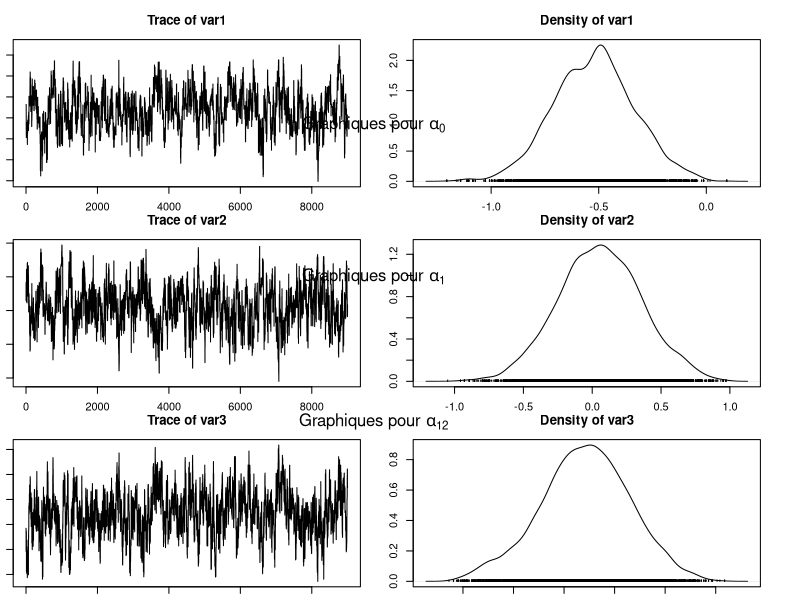
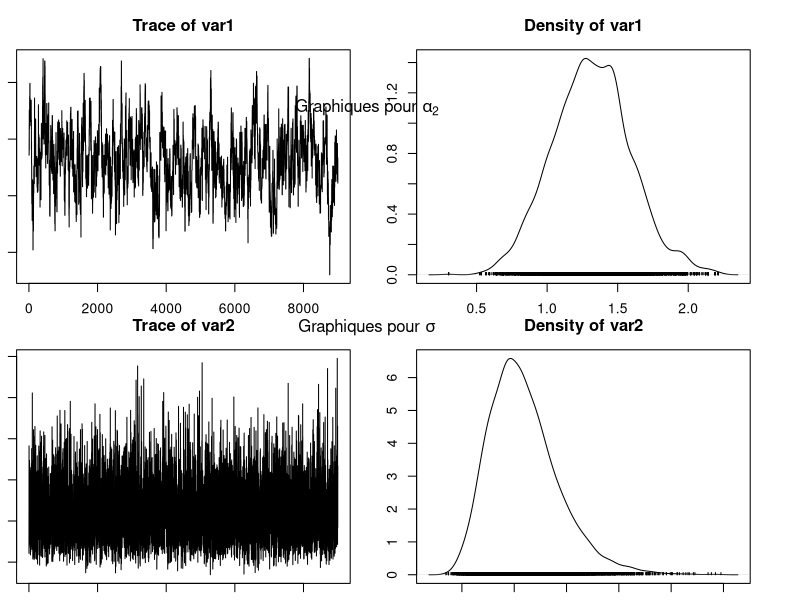
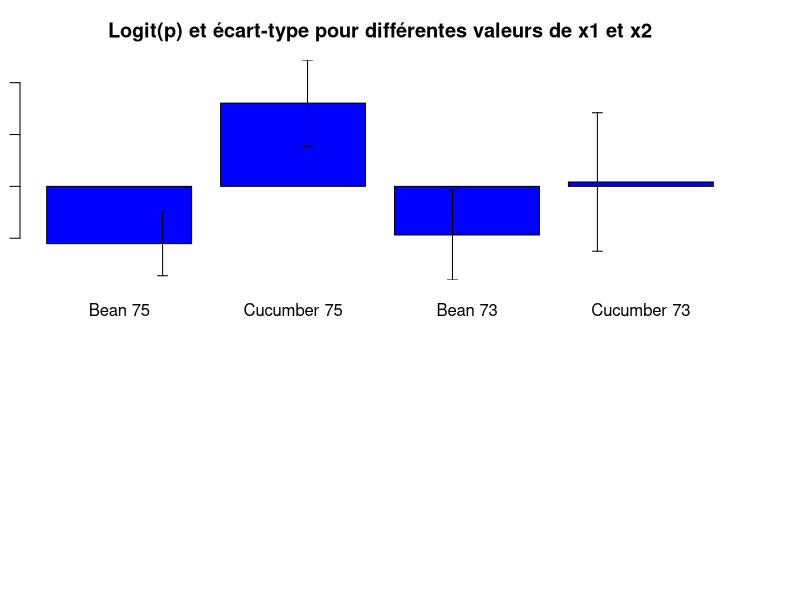

These figures' R source, in order:
## ---- chunk 1
# Notations changées par rapport au fichier seeds.data pour être en accord avec 
# la consigne donnée
"N" <- 21 
"r" <- c(10, 23, 23, 26, 17, 5, 53, 55, 32, 46, 10, 8, 10, 8, 23, 0, 3, 22, 15, 32, 3)
"n" <- c(39, 62, 81, 51, 39, 6, 74, 72, 51, 79, 13, 16, 30, 28, 45, 4, 12, 41, 30, 51, 7)
"x1" <- c(0, 0, 0, 0, 0, 0, 0, 0, 0, 0, 0, 1, 1, 1, 1, 1, 1, 1, 1, 1, 1)
"x2" <- c(0, 0, 0, 0, 0, 1, 1, 1, 1, 1, 1, 0, 0, 0, 0, 0, 1, 1, 1, 1, 1)

alpha0 <- 0
alpha1 <- 0
alpha2 <- 0
alpha12 <- 0
tau <- 10
b <- c(0, 0, 0, 0, 0, 0, 0, 0, 0, 0, 0, 0, 0, 0, 0, 0, 0, 0, 0, 0, 0)

seeds = function(nchain, N, r, n, x1, x2, alpha0, alpha1, alpha2, alpha12, tau, b, prop_sd){
  
  # Initialisation
  res = matrix(NA, nchain + 1, 5)
  res[1, ] = c(alpha0, alpha1, alpha12, alpha2, 1/sqrt(tau)) # le dernier terme vaut sigma

  p = plogis(alpha0 + alpha1 * x1 + alpha2 * x2 + alpha12 * x1 * x2 + b)
  
  res_b = matrix(NA, nchain + 1, N)
  res_b[1, ] = b
  
  acc_rates = rep(0, 4) # pour les 4 alpha
  
  for (i in 1:nchain){
    
    # Mise à jour de alpha0
    alpha0 = res[i, 1]
    prop = rnorm(1, alpha0, prop_sd[1]) # marche aléatoire simple
    prop_p = plogis(prop + alpha1 * x1 + alpha2 * x2 + alpha12 * x1 * x2 + b)
    
    top = - ((prop^2) / (2 * 1e6)) + sum(r * log(prop_p)) + sum((n-r) * log(1 - prop_p))
    bottom = - ((alpha0^2) / (2 * 1e6)) + sum(r * log(p)) + sum((n-r) * log(1 - p))
    acc_prob = exp(top - bottom) # Ratio des noyaux vaut 1 (symétrie du noyau)
    
    if (runif(1) < min(1, acc_prob)){
      alpha0 = prop
      p = prop_p
      acc_rates[1] = acc_rates[1] + 1
    }
    
    # Mise à jour de alpha1
    alpha1 = res[i, 2]
    prop = rnorm(1, alpha1, prop_sd[2]) # marche aléatoire simple
    prop_p = plogis(alpha0 + prop * x1 + alpha2 * x2 + alpha12 * x1 * x2 + b)
    
    top = - ((prop^2) / (2 * 1e6)) + sum(r * log(prop_p)) + sum((n-r) * log(1 - prop_p))
    bottom = - ((alpha1^2) / (2 * 1e6)) + sum(r * log(p)) + sum((n-r) * log(1 - p))
    acc_prob = exp(top - bottom) # Ratio des noyaux vaut 1 (symétrie du noyau)
    
    if (runif(1) < min(1, acc_prob)){
      alpha1 = prop
      p = prop_p
      acc_rates[2] = acc_rates[2] + 1
    }

    # Mise à jour de alpha12
    alpha12 = res[i, 3]
    prop = rnorm(1, alpha12, prop_sd[3]) # marche aléatoire simple
    prop_p = plogis(alpha0 + alpha1 * x1 + alpha2 * x2 + prop * x1 * x2 + b)
    
    top = - ((prop^2) / (2 * 1e6)) + sum(r * log(prop_p)) + sum((n-r) * log(1 - prop_p))
    bottom = - ((alpha12^2) / (2 * 1e6)) + sum(r * log(p)) + sum((n-r) * log(1 - p))
    acc_prob = exp(top - bottom) # Ratio des noyaux vaut 1 (symétrie du noyau)
    
    if (runif(1) < min(1, acc_prob)){
      alpha12 = prop
      p = prop_p
      acc_rates[3] = acc_rates[3] + 1
    }
    
    # Mise à jour de alpha2
    alpha2 = res[i, 4]
    prop = rnorm(1, alpha2, prop_sd[4]) # marche aléatoire simple
    prop_p = plogis(alpha0 + alpha1 * x1 + prop * x2 + alpha12 * x1 * x2 + b)
    
    top = - ((prop^2) / (2 * 1e6)) + sum(r * log(prop_p)) + sum((n-r) * log(1 - prop_p))
    bottom = - ((alpha2^2) / (2 * 1e6)) + sum(r * log(p)) + sum((n-r) * log(1 - p))
    acc_prob = exp(top - bottom) # Ratio des noyaux vaut 1 (symétrie du noyau)
    
    if (runif(1) < min(1, acc_prob)){
      alpha2 = prop
      p = prop_p
      acc_rates[4] = acc_rates[4] + 1
    }
    
    # Mise à jour de tau
    tau = rgamma(1, shape = 10e-3 + N / 2, scale = 1e-3 + 0.5 * sum(b^2))

    # Mise à jour de b
    for (j in 1:N){
      prop = rnorm(1, b[j], prop_sd[5])
      prop_p_j = plogis(alpha0 + alpha1 * x1[j] + alpha2 * x2[j] + alpha12 * x1[j] * x2[j] + prop)
      
      top = - (prop^2 * tau / 2) + r[j] * log(prop_p_j) + (n[j] - r[j]) * log(1 - prop_p_j)
      bottom = - (b[j]^2 * tau / 2) + r[j] * log(p[j]) + (n[j] - r[j]) * log(1 - p[j])
      acc_prob = exp(top - bottom)
      
      if (runif(1) < min(1, acc_prob)){
        b[j] = prop
        p[j] = prop_p_j
      }
    }
    
    # Mise à jour de la chaine de Markov et de b
    res[i+1, ] = c(alpha0, alpha1, alpha12, alpha2, 1/sqrt(tau))
    res_b[i+1, ] = b
  }
  
  my_list <- list("chain" = res, "b_chain" = res_b, "acc_rates" = acc_rates)
  return(my_list)
}

resultat = seeds(1e4, N, r, n, x1, x2, alpha0, alpha1, alpha2, alpha12, tau, b, prop_sd = c(0.3, 0.3, 0.3, 0.3, 0.3)) # prop_sd choisi pour avoir une allure de chaîne cohérente

resultat_chain = resultat$chain[1001:nrow(resultat$chain), ] # on enlève les 1000 premiers (burnin)

moychain = colMeans(resultat_chain) # moyenne
sdchain = apply(resultat_chain, 2, sd) # écart type


library(coda)
par(ask = FALSE, mfrow = c(3, 1), mar = c(1, 1, 3, 3)) # Configure la disposition des graphiques 

# Tracer les 3 premiers graphiques des chaînes de Markov
plot(mcmc(resultat_chain[,1:3]))

mtext(expression("Graphiques pour " * alpha[0]), side = 3, line = 23)
mtext(expression("Graphiques pour " * alpha[1]), side = 3, line = 11.5)
mtext(expression("Graphiques pour " * alpha[12]), side = 3, line = 0.5)

par(mfrow = c(2, 1)) # Configure la disposition des graphiques 

# Tracer les 2 derniers graphiques des chaînes de Markov
plot(mcmc(resultat_chain)[,4:5])

mtext(expression("Graphiques pour " * alpha[2]), side = 3, line = 12)
mtext(expression("Graphiques pour " * sigma), side = 3, line = 1)
## ---- chunk 2
# Données
noms <- c('Bean 75', 'Cucumber 75', 'Bean 73', 'Cucumber 73')
logit_p <- c(-0.5517254, 0.8027722, -0.4682697, 0.04229868)
ecart_type <- c(0.309775, 0.4157986, 0.4345104, 0.6678286)

# Création du graphique
barplot_height <- logit_p
barplot_errors <- ecart_type

# Création du graphique à barres avec barres d'erreur
barplot(barplot_height, names.arg=noms, ylim=c(min(logit_p - barplot_errors), max(logit_p + barplot_errors)),
        main='Logit(p) et écart-type pour différentes valeurs de x1 et x2',
        xlab='Nom', ylab='Logit(p)', col='blue', beside=TRUE)
arrows(x0=1:4, y0=logit_p - barplot_errors, y1=logit_p + barplot_errors, angle=90, code=3, length=0.05)

